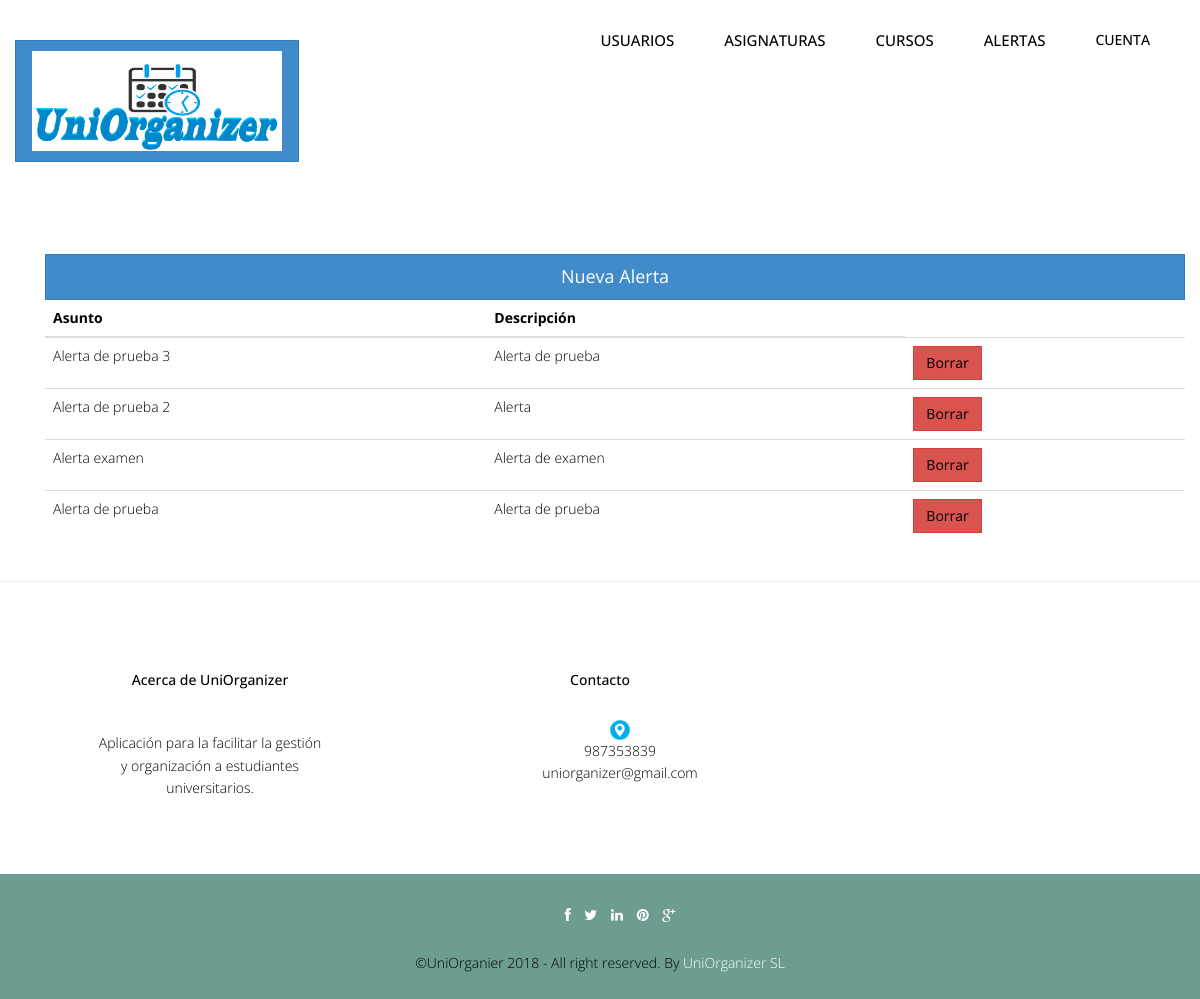
The app's page /Controllers/ALERTA_Controller.php (signed in) with its own data.
### tables this page shows
CREATE TABLE `alerta` (
  `idAlerta` int(10) NOT NULL,
  `asuntoAlerta` varchar(45) NOT NULL,
  `descripcionAlerta` text NOT NULL
);

### Controllers/ALERTA_Controller.php (called while the page is built, shortened)
<?php
include '../Models/ALERTA_Model.php';
include '../Views/header.php';
switch ($_REQUEST['accion']) {
    default:
        if (!tienePermisos('ALERTA_Listar')) {
            new Mensaje('No tienes los permisos necesarios', '../Views/DEFAULT_Vista.php');
        } else {
			$tipoUsuario = ConsultarTipoUsuario($_SESSION['login']);
			if($tipoUsuario == 1){
				$alerta = new ALERTA_Model('', '', '', '', '');
				$datos = $alerta->ListarTodo();
				new ALERTA_Listar($datos, $tipoUsuario, '../Controllers/ALERTA_Controller.php');
			}else{
				$idCalendario = ObtenerCalendario($_SESSION['login']);
				$alerta = new ALERTA_Model('', '', '', '', $idCalendario);
				$datos = $alerta->Listar($idCalendario);
				new ALERTA_Listar($datos, $tipoUsuario, '../Controllers/ALERTA_Controller.php');
			}
        }
}
?>

### Models/ALERTA_Model.php (called while the page is built, shortened)
<?php
include '../Functions/LibraryFunctions.php';
class ALERTA_Model {
    var $mysqli;
    function ConectarBD() {
        $this->mysqli = new mysqli("localhost", "root", "", "uniorganizer");
    }
    function ListarTodo() {
            $sql = "SELECT * FROM alerta ORDER BY idAlerta DESC";
            if (!($resultado = $this->mysqli->query($sql))) {
                return 'Error en la consulta sobre la base de datos.';
            } else {
                $toret = array();
                $i = 0;
                while ($fila = $resultado->fetch_array()) {
                    $toret[$i] = $fila;
                    $i++;
                }
                return $toret;
            }
    }
}
?>

### Views/ALERTA_SHOWALL_Vista.php (the view, shortened to what this page needs)
<?php
class ALERTA_Listar {
    private $datos;
    function __construct($datos, $volver) {
        $this->datos = $datos;
        $this->render();
    }
	function render() {
        ?>
        <div class="container">
            <?php
            $lista = array( 'asuntoAlerta', 'descripcionAlerta');
            ?>
            <div class="container">
				<br>
                <div align='left'>
					<a href='ALERTA_Controller.php?accion=<?php echo $strings['Crear']; ?>'><button type="button" class="btn btn-primary btn-lg btn-block"><?php echo $strings['Crear'] ?></button></a>
                    <table class="table">
                        <thead class="thead-dark">
                            <tr>
                                <?php
                                foreach ($lista as $titulo) {
                                    echo "<th>";
                                    echo $strings[$titulo];
                                    echo "</th>";
                                }
                                echo "</tr>";
                                echo "</thead>";
                                echo "<tbody>";
									for ($j = 0; $j < count($this->datos); $j++) {
										echo "<tr>";
										foreach ($this->datos[$j] as $clave => $valor ){
											for ($i = 0; $i < count($lista); $i++) {
												if ($clave === $lista[$i]) {
													echo "<td>";
													if ($clave === 'asuntoAlerta') {
														?>
														<a href='ALERTA_Controller.php?idAlerta=<?php echo $this->datos[$j]['idAlerta'] . '&accion=' . $strings['Ver']; ?>'><?php echo $this->datos[$j]['asuntoAlerta'];?></a> <?php
													} else {
														echo $valor;
													}
													echo "</td>";
												}
											}
										}
										?>
										<td><button type="button" class="btn btn-danger"><a href='ALERTA_Controller.php?idAlerta=<?php echo $this->datos[$j]['idAlerta'] . '&accion=' . $strings['Borrar']; ?>'><?php echo $strings['Borrar']; ?></a></button></td>
										<?php
									}
                                ?>
                        </tbody>
                    </table>
                </div>
            </div>
        </div>
        <?php
        include '../Views/footer.php';
    }
}

### css/style.css (style rules this page uses)
body { font-family:'Open Sans', Arial, sans-serif; font-size:14px; font-weight:300; line-height:1.6em; color:#000; background-color:#fff; }
.link-list ul,li,a { color:#000; list-style:none; }

### css/overwrite.css (style rules this page uses)
.btn { text-shadow: none; background-image:none; border-color: none; border-bottom-color: none; -webkit-box-shadow: none; -moz-box-shadow: none; box-shadow: none; }
.btn { outline:0; -webkit-border-radius: 0; -moz-border-radius: 0; border-radius: 0; }
.btn-lg { -webkit-border-radius: 0; -moz-border-radius: 0; border-radius: 0; }

### records on screen
alerta: asuntoAlerta "Alerta de prueba 3", descripcionAlerta "Alerta de prueba"
alerta: asuntoAlerta "Alerta de prueba 2", descripcionAlerta "Alerta"
alerta: asuntoAlerta "Alerta examen", descripcionAlerta "Alerta de examen"
alerta: asuntoAlerta "Alerta de prueba", descripcionAlerta "Alerta de prueba"

### other values on screen
$strings['Cuenta'] "CUENTA"
$strings['Crear'] "Nueva Alerta"
$strings[$titulo] "Asunto"
$strings[$titulo] "Descripción"
